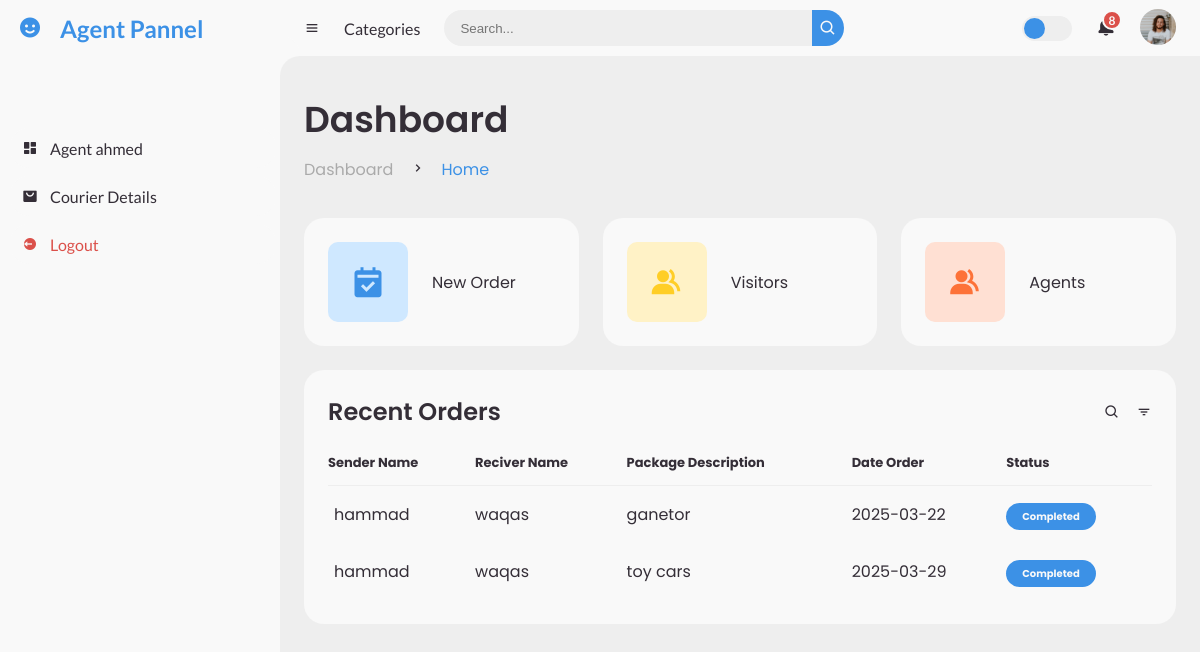
The app's page /agentpannel/index.php (signed in) with its own data.
### tables this page shows
CREATE TABLE `registration` (
  `courier_id` int(20) NOT NULL,
  `sender_name` varchar(255) NOT NULL,
  `sender_email` varchar(100) NOT NULL,
  `company_name` varchar(50) NOT NULL,
  `sender_number` varchar(20) NOT NULL,
  `addres` text NOT NULL,
  `r_name` varchar(255) NOT NULL,
  `r_number` varchar(20) NOT NULL,
  `r_addres` text NOT NULL,
  `package_weight` decimal(5,2) NOT NULL,
  `package_dec` text NOT NULL,
  `deilvery_date` date NOT NULL,
  `image` blob NOT NULL,
  `agent_name` varchar(100) NOT NULL,
  `user_id` int(11) NOT NULL,
  `status` varchar(50) NOT NULL DEFAULT 'Pending'
);

### agentpannel/index.php (the view, shortened to what this page needs)
<?php
include '../conn.php';
include 'navbar.php';
?>
<main>
	<div class="head-title">
		<div class="left">
			<h1>Dashboard</h1>
			<ul class="breadcrumb">
				<li>
					<a href="#">Dashboard</a>
				</li>
				<li><i class='bx bx-chevron-right'></i></li>
				<li>
					<a class="active" href="#">Home</a>
				</li>
			</ul>
		</div>
	</div>
	<ul class="box-info">
		<li>
			<i class='bx bxs-calendar-check'></i>
			<span class="text">
				<p>New Order</p>
			</span>
		</li>
		<li>
			<i class='bx bxs-group'></i>
			<span class="text">
				<p>Visitors</p>
			</span>
		</li>
		<li>
			<i class='bx bxs-group'></i>
			<span class="text">
				<p>Agents</p>
			</span>
		</li>
	</ul>
	<div class="table-data">
		<div class="order">
			<div class="head">
				<h3>Recent Orders</h3>
				<i class='bx bx-search'></i>
				<i class='bx bx-filter'></i>
			</div>
			<table>
				<thead>
					<tr>
						<th>Sender Name</th>
						<th>Reciver Name</th>
						<th>Package Description</th>
						<th>Date Order</th>
						<th>Status</th>
					</tr>
				</thead>
				<?php
                                $select = "SELECT * FROM registration WHERE agent_name = '$_SESSION[username]'";
                $result = mysqli_query($conn, $select);
                while ($row = mysqli_fetch_array($result)) { ?>
				<tbody>
					<tr>
						<td><?php echo $row['sender_name']?></td>
						<td><?php echo $row['r_name']?></td>
						<td><?php echo $row['package_dec']?></td>
						<td><?php echo $row['deilvery_date']?></td>
						<td><span class="status completed">Completed</span></td>
					</tr>
				</tbody>
				<?php
                    }
                ?>
			</table>
		</div>
	</div>
</main>
</section>
</body>
</html>

### agentpannel/style.css (style rules this page uses)
* { margin: 0; padding: 0; box-sizing: border-box; }
a { text-decoration: none; }
li { list-style: none; }
:root { --poppins: 'Poppins', sans-serif; --lato: 'Lato', sans-serif; --light: #F9F9F9; --blue: #3C91E6; --light-blue: #CFE8FF; --grey: #eee; --dark-grey: #AAAAAA; --dark: #342E37; --red: #DB504A; --yellow: #FFCE26; --light-yellow: #FFF2C6; --orange: #FD7238; --light-orange: #FFE0D3; }
html { overflow-x: hidden; }
body { background: var(--grey); overflow-x: hidden; }
#content main { width: 100%; padding: 36px 24px; font-family: var(--poppins); max-height: calc(100vh - 56px); overflow-y: auto; }
#content main .head-title { display: flex; align-items: center; justify-content: space-between; grid-gap: 16px; flex-wrap: wrap; }
#content main .head-title .left h1 { font-size: 36px; font-weight: 600; margin-bottom: 10px; color: var(--dark); }
#content main .head-title .left .breadcrumb { display: flex; align-items: center; grid-gap: 16px; }
#content main .head-title .left .breadcrumb li { color: var(--dark); }
#content main .head-title .left .breadcrumb li a { color: var(--dark-grey); pointer-events: none; }
#content main .head-title .left .breadcrumb li a.active { color: var(--blue); pointer-events: unset; }
#content main .box-info { display: grid; grid-template-columns: repeat(auto-fit, minmax(240px, 1fr)); grid-gap: 24px; margin-top: 36px; }
#content main .box-info li { padding: 24px; background: var(--light); border-radius: 20px; display: flex; align-items: center; grid-gap: 24px; }
#content main .box-info li .bx { width: 80px; height: 80px; border-radius: 10px; font-size: 36px; display: flex; justify-content: center; align-items: center; }
#content main .box-info li:nth-child(1) .bx { background: var(--light-blue); color: var(--blue); }
#content main .box-info li:nth-child(2) .bx { background: var(--light-yellow); color: var(--yellow); }
#content main .box-info li:nth-child(3) .bx { background: var(--light-orange); color: var(--orange); }
#content main .box-info li .text p { color: var(--dark); }
#content main .table-data { display: flex; flex-wrap: wrap; grid-gap: 24px; margin-top: 24px; width: 100%; color: var(--dark); }
#content main .table-data > div { border-radius: 20px; background: var(--light); padding: 24px; overflow-x: auto; }
#content main .table-data .head { display: flex; align-items: center; grid-gap: 16px; margin-bottom: 24px; }
#content main .table-data .head h3 { margin-right: auto; font-size: 24px; font-weight: 600; }
#content main .table-data .head .bx { cursor: pointer; }
#content main .table-data .order { flex-grow: 1; flex-basis: 500px; }
#content main .table-data .order table { width: 100%; border-collapse: collapse; }
#content main .table-data .order table th { padding-bottom: 12px; font-size: 13px; text-align: left; border-bottom: 1px solid var(--grey); }
#content main .table-data .order table td { padding: 16px 0; }
#content main .table-data .order table tr td:first-child { display: flex; align-items: center; grid-gap: 12px; padding-left: 6px; }
#content main .table-data .order table tr td .status { font-size: 10px; padding: 6px 16px; color: var(--light); border-radius: 20px; font-weight: 700; }
#content main .table-data .order table tr td .status.completed { background: var(--blue); }

### records on screen
registration: sender_name "hammad", r_name "waqas", package_dec "ganetor", deilvery_date "2025-03-22"
registration: sender_name "hammad", r_name "waqas", package_dec "toy cars", deilvery_date "2025-03-29"

### other values on screen
$_SESSION['username'] "ahmed"
